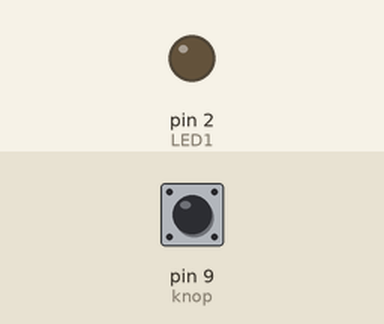
Bench run of a sketch on a simulated Arduino Uno, built with avr-gcc and run on an emulated ATmega328P. Parts: output pins drawn as LEDs (lit = HIGH). The inputs (shaded band) are chosen by the test bench; at power-on: pin 9 (knop) HIGH.

Above: at 1.2 s.
1.3 s: pin 9 (knop) pulled LOW for 0.15 s
At 2.3 s:
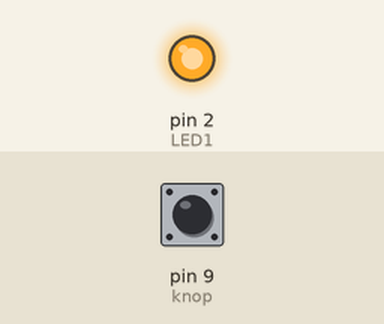
2.9 s: pin 9 (knop) pulled LOW for 1 s
At 3.5 s:
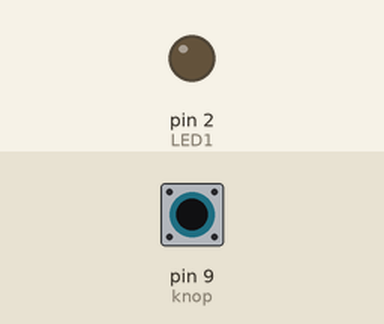
5.4 s: pin 9 (knop) pulled LOW for 3.2 s
At 6.6 s:
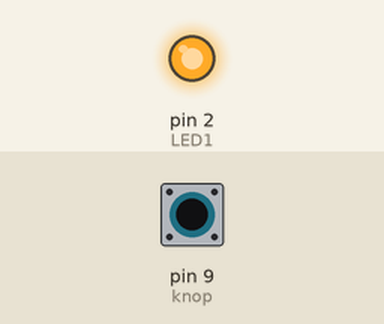
Timing chart, 0 to 8.4 s (numbered marks = the images above; inputs shaded):
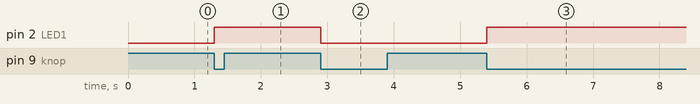

The sketch:

sketch_mar08b.ino
```cpp
#define knop 9
#define LED1 2

int toestand = 0;
void setup() {
  // put your setup code here, to run once:
  pinMode(knop, INPUT_PULLUP);
  pinMode(LED1, OUTPUT);
}

void loop() {
  // put your main code here, to run repeatedly:
  if (digitalRead(knop) == LOW) {
    switch(toestand) {
      case 0: digitalWrite(LED1, HIGH);toestand=1;break;
      case 1: digitalWrite(LED1, LOW);toestand=0;break;
    }
    while(digitalRead(knop) == LOW) {
      delay(50);
    }
  }

}
```

Measured:
- after the input at 1.3 s, pin 2 (LED1): LOW → HIGH at once
- after the input at 2.9 s, pin 2 (LED1): HIGH → LOW at once
- after the input at 5.4 s, pin 2 (LED1): LOW → HIGH at once
